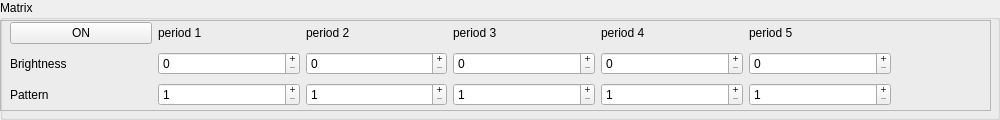
            <widget class="QGroupBox" name="matrixgroup">
             <property name="title">
              <string>Matrix</string>
             </property>
             <widget class="QFrame" name="matrixframe">
              <property name="geometry">
               <rect>
                <x>0</x>
                <y>20</y>
                <width>991</width>
                <height>91</height>
               </rect>
              </property>
              <property name="frameShape">
               <enum>QFrame::StyledPanel</enum>
              </property>
              <property name="frameShadow">
               <enum>QFrame::Raised</enum>
              </property>
              <widget class="QWidget" name="gridLayoutWidget_5">
               <property name="geometry">
                <rect>
                 <x>10</x>
                 <y>0</y>
                 <width>881</width>
                 <height>91</height>
                </rect>
               </property>
               <layout class="QGridLayout" name="gridLayout_4">
                <item row="1" column="3">
                 <widget class="QLabel" name="brightness_15">
                  <property name="frameShape">
                   <enum>QFrame::NoFrame</enum>
                  </property>
                  <property name="text">
                   <string>period 2</string>
                  </property>
                 </widget>
                </item>
                <item row="1" column="0">
                 <widget class="QPushButton" name="protmatrixbutton">
                  <property name="text">
                   <string>ON</string>
                  </property>
                  <property name="checkable">
                   <bool>true</bool>
                  </property>
                  <property name="checked">
                   <bool>false</bool>
                  </property>
                  <property name="autoDefault">
                   <bool>true</bool>
                  </property>
                  <property name="default">
                   <bool>false</bool>
                  </property>
                 </widget>
                </item>
                <item row="1" column="2">
                 <widget class="QLabel" name="Brightness1_6">
                  <property name="frameShape">
                   <enum>QFrame::NoFrame</enum>
                  </property>
                  <property name="text">
                   <string>period 1</string>
                  </property>
                 </widget>
                </item>
                <item row="1" column="5">
                 <widget class="QLabel" name="brightness_17">
                  <property name="frameShape">
                   <enum>QFrame::NoFrame</enum>
                  </property>
                  <property name="text">
                   <string>period 4</string>
                  </property>
                 </widget>
                </item>
                <item row="1" column="6">
                 <widget class="QLabel" name="brightness_16">
                  <property name="frameShape">
                   <enum>QFrame::NoFrame</enum>
                  </property>
                  <property name="text">
                   <string>period 5</string>
                  </property>
                 </widget>
                </item>
                <item row="5" column="3">
                 <widget class="QSpinBox" name="led2box2_2">
                  <property name="buttonSymbols">
                   <enum>QAbstractSpinBox::PlusMinus</enum>
                  </property>
                  <property name="maximum">
                   <number>100</number>
                  </property>
                 </widget>
                </item>
                <item row="5" column="2">
                 <widget class="QSpinBox" name="led2box1_2">
                  <property name="buttonSymbols">
                   <enum>QAbstractSpinBox::PlusMinus</enum>
                  </property>
                  <property name="maximum">
                   <number>100</number>
                  </property>
                 </widget>
                </item>
                <item row="5" column="0">
                 <widget class="QLabel" name="Brightness1_7">
                  <property name="frameShape">
                   <enum>QFrame::NoFrame</enum>
                  </property>
                  <property name="text">
                   <string>Brightness</string>
                  </property>
                 </widget>
                </item>
                <item row="1" column="4">
                 <widget class="QLabel" name="brightness_14">
                  <property name="frameShape">
                   <enum>QFrame::NoFrame</enum>
                  </property>
                  <property name="text">
                   <string>period 3</string>
                  </property>
                 </widget>
                </item>
                <item row="5" column="5">
                 <widget class="QSpinBox" name="led2box3_2">
                  <property name="buttonSymbols">
                   <enum>QAbstractSpinBox::PlusMinus</enum>
                  </property>
                  <property name="maximum">
                   <number>100</number>
                  </property>
                 </widget>
                </item>
                <item row="5" column="6">
                 <widget class="QSpinBox" name="led2box4_2">
                  <property name="buttonSymbols">
                   <enum>QAbstractSpinBox::PlusMinus</enum>
                  </property>
                  <property name="maximum">
                   <number>100</number>
                  </property>
                 </widget>
                </item>
                <item row="5" column="4">
                 <widget class="QSpinBox" name="led2box5_2">
                  <property name="buttonSymbols">
                   <enum>QAbstractSpinBox::PlusMinus</enum>
                  </property>
                  <property name="maximum">
                   <number>100</number>
                  </property>
                 </widget>
                </item>
                <item row="6" column="0">
                 <widget class="QLabel" name="Brightness1_8">
                  <property name="frameShape">
                   <enum>QFrame::NoFrame</enum>
                  </property>
                  <property name="text">
                   <string>Pattern</string>
                  </property>
                 </widget>
                </item>
                <item row="6" column="2">
                 <widget class="QSpinBox" name="matrixpattern1">
                  <property name="buttonSymbols">
                   <enum>QAbstractSpinBox::PlusMinus</enum>
                  </property>
                  <property name="minimum">
                   <number>1</number>
                  </property>
                  <property name="maximum">
                   <number>3</number>
                  </property>
                 </widget>
                </item>
                <item row="6" column="3">
                 <widget class="QSpinBox" name="matrixpattern1_2">
                  <property name="buttonSymbols">
                   <enum>QAbstractSpinBox::PlusMinus</enum>
                  </property>
                  <property name="minimum">
                   <number>1</number>
                  </property>
                  <property name="maximum">
                   <number>3</number>
                  </property>
                 </widget>
                </item>
                <item row="6" column="4">
                 <widget class="QSpinBox" name="matrixpattern1_3">
                  <property name="buttonSymbols">
                   <enum>QAbstractSpinBox::PlusMinus</enum>
                  </property>
                  <property name="minimum">
                   <number>1</number>
                  </property>
                  <property name="maximum">
                   <number>3</number>
                  </property>
                 </widget>
                </item>
                <item row="6" column="5">
                 <widget class="QSpinBox" name="matrixpattern1_4">
                  <property name="buttonSymbols">
                   <enum>QAbstractSpinBox::PlusMinus</enum>
                  </property>
                  <property name="minimum">
                   <number>1</number>
                  </property>
                  <property name="maximum">
                   <number>3</number>
                  </property>
                 </widget>
                </item>
                <item row="6" column="6">
                 <widget class="QSpinBox" name="matrixpattern1_5">
                  <property name="buttonSymbols">
                   <enum>QAbstractSpinBox::PlusMinus</enum>
                  </property>
                  <property name="minimum">
                   <number>1</number>
                  </property>
                  <property name="maximum">
                   <number>3</number>
                  </property>
                 </widget>
                </item>
               </layout>
              </widget>
             </widget>
            </widget>
